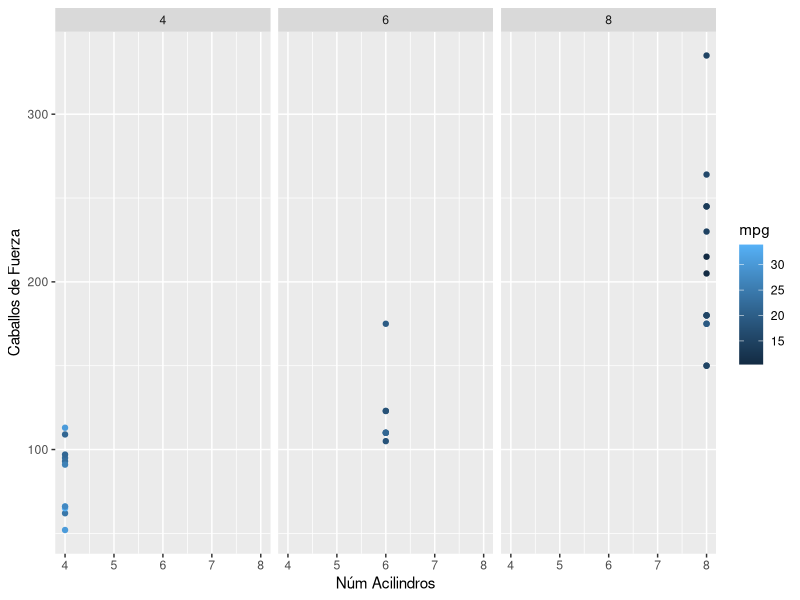

Recreate this plot in R.
#POSTWORKS 3
#La probabilidad (marginal) de que el equipo que juega en casa anote x goles (x=0,1,2,)

#La probabilidad (marginal) de que el equipo que juega como visitante anote y goles (y=0,1,2,)

#La probabilidad (conjunta) de que el equipo que juega en casa anote x goles y el equipo que juega como visitante anote y goles (x=0,1,2,, y=0,1,2,)

#Realiza lo siguiente:
#Un gráfico de barras para las probabilidades marginales estimadas del número de goles que anota el equipo de casa
#Un gráfico de barras para las probabilidades marginales estimadas del número de goles que anota el equipo visitante.
#Un HeatMap para las probabilidades conjuntas estimadas de los números de goles que anotan el equipo de casa y el equipo visitante en un partido.

#install.packages("ggplot2")
library(ggplot2)



#Jose Grafico 3
ggplot(mtcars, aes(x=cyl, y = hp, colour = mpg )) + 
  geom_point() +   
  theme_gray() +   # Temas (inteta cambiarlo)
  facet_wrap("cyl") +  # Lo divide por el núm de cilindros
  xlab('Núm Acilindros')+  # Nombre en los ejes
  ylab('Caballos de Fuerza')